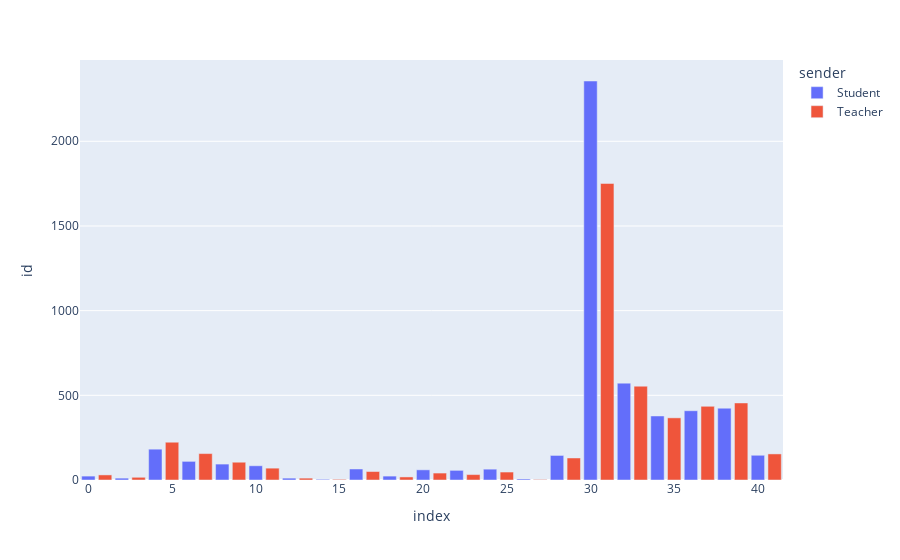

This figure's notebook cell:
### Code cell
# Plot the number of messages per day (bar plot)
messages["created_at"] = pd.to_datetime(messages["created_at"])
messages["created_at"] = messages["created_at"].dt.date
messages_per_day = messages.groupby(["created_at", "sender"]).count().reset_index()
fig = px.bar(messages_per_day, x=messages_per_day.index, y="id", color="sender")
fig.show()
messages.groupby("sender").count()

### Figure 1 — Plotly figure (JSON) as saved in the notebook; plotly's stock layout.template omitted (floating-point values rounded to 4 significant figures)
{"data": [{"alignmentgroup": "True", "hovertemplate": "sender=Student<br>index=%{x}<br>id=%{y}<extra></extra>", "legendgroup": "Student", "marker": {"color": "#636efa", "pattern": {"shape": ""}}, "name": "Student", "offsetgroup": "Student", "orientation": "v", "showlegend": true, "textposition": "auto", "type": "bar", "x": [0, 2, 4, 6, 8, 10, 12, 14, 16, 18, 20, 22, 24, 26, 28, 30, 32, 34, 36, 38, 40], "xaxis": "x", "y": [23, 11, 182, 110, 94, 84, 11, 4, 65, 23, 60, 57, 64, 6, 145, 2356, 572, 378, 409, 424, 146], "yaxis": "y"}, {"alignmentgroup": "True", "hovertemplate": "sender=Teacher<br>index=%{x}<br>id=%{y}<extra></extra>", "legendgroup": "Teacher", "marker": {"color": "#EF553B", "pattern": {"shape": ""}}, "name": "Teacher", "offsetgroup": "Teacher", "orientation": "v", "showlegend": true, "textposition": "auto", "type": "bar", "x": [1, 3, 5, 7, 9, 11, 13, 15, 17, 19, 21, 23, 25, 27, 29, 31, 33, 35, 37, 39, 41], "xaxis": "x", "y": [30, 16, 223, 156, 105, 70, 11, 4, 50, 18, 41, 32, 47, 3, 130, 1751, 554, 367, 435, 455, 154], "yaxis": "y"}], "layout": {"barmode": "relative", "legend": {"title": {"text": "sender"}, "tracegroupgap": 0}, "margin": {"t": 60}, "xaxis": {"anchor": "y", "domain": [0, 1], "title": {"text": "index"}}, "yaxis": {"anchor": "x", "domain": [0, 1], "title": {"text": "id"}}}}
